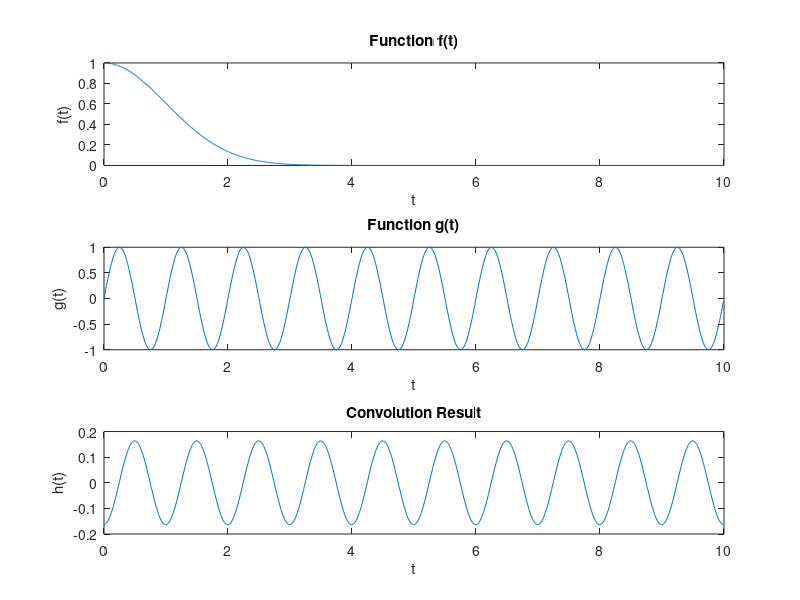

Here is the MATLAB script that generated this plot:
                % This code is contributed by Miss Chatgpt and Mohitha......



% 1.Define the two functions f(t) and g(t) that you want to convolve.
% 2.Create a time vector t that represents the range of time values at which you want to compute the convolution.
% 3.Compute the Fourier Transform F(w) of f(t) and G(w) of g(t) using the Fourier transform formulas.
% 4.Multiply the Fourier Transforms F(w) and G(w) element-wise to obtain the Fourier Transform of the convolution result.
% 5.Compute the inverse Fourier Transform of the product to obtain the convolution result in the time domain.
% 6.Plot the original functions f(t) and g(t), as well as the convolved function.



% Define the functions to convolve
f = @(t) exp(-t.^2/2); % Gaussian function
g = @(t) sin(2*pi*t); % Sine function

% Define the time vector
T = 10; % Total time duration
N = 1000; % Number of time points
dt = T / N; % Time step
t = linspace(0, T-dt, N);

% Compute the Fourier Transform of f(t)
F = zeros(size(t));
for k = 1:N
    F(k) = sum(f(t) .* exp(-1i*2*pi*(k-1)*t/T)) * dt;
end

% Compute the Fourier Transform of g(t)
G = zeros(size(t));
for k = 1:N
    G(k) = sum(g(t) .* exp(-1i*2*pi*(k-1)*t/T)) * dt;
end

% Multiply the Fourier Transforms element-wise
H = F .* G;

% Compute the inverse Fourier Transform of the product
h = zeros(size(t));
for k = 1:N
    h = h + H(k) * exp(1i*2*pi*(k-1)*t/T);
end
h = real(h) / T;

% Plot the original functions and the convolved function
figure;
subplot(3, 1, 1);
plot(t, f(t));
xlabel('t');
ylabel('f(t)');
title('Function f(t)');
subplot(3, 1, 2);
plot(t, g(t));
xlabel('t');
ylabel('g(t)');
title('Function g(t)');
subplot(3, 1, 3);
plot(t, h);
xlabel('t');
ylabel('h(t)');
title('Convolution Result');
